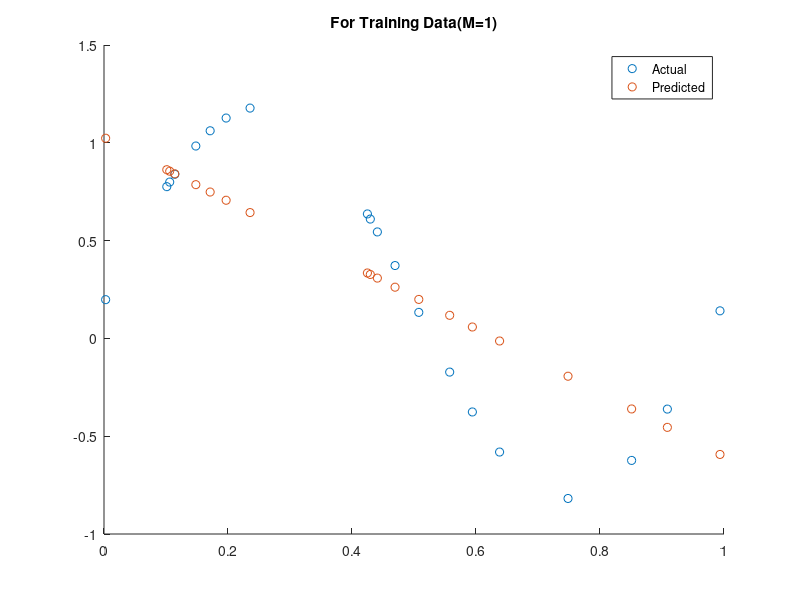
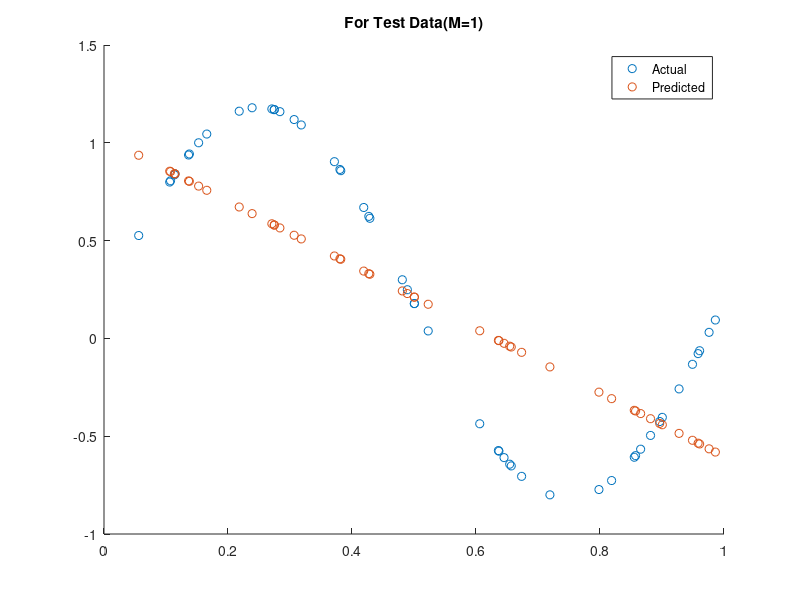
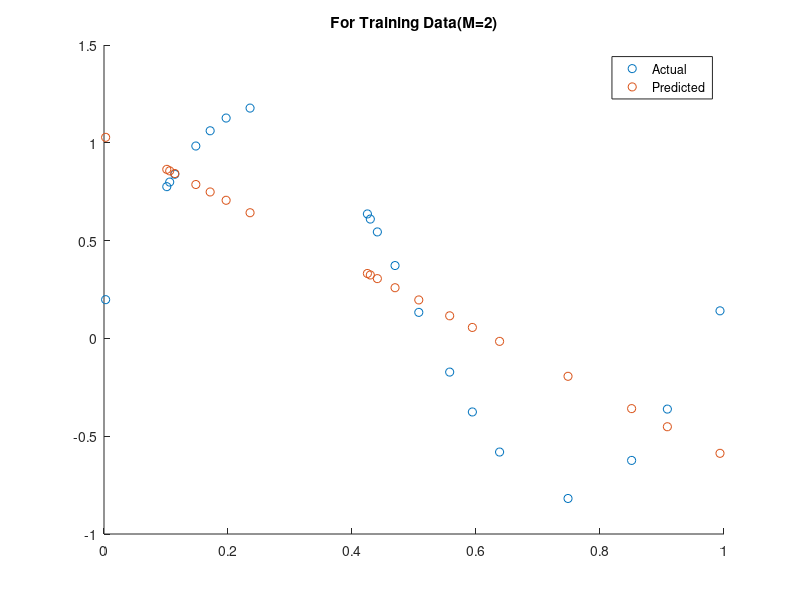
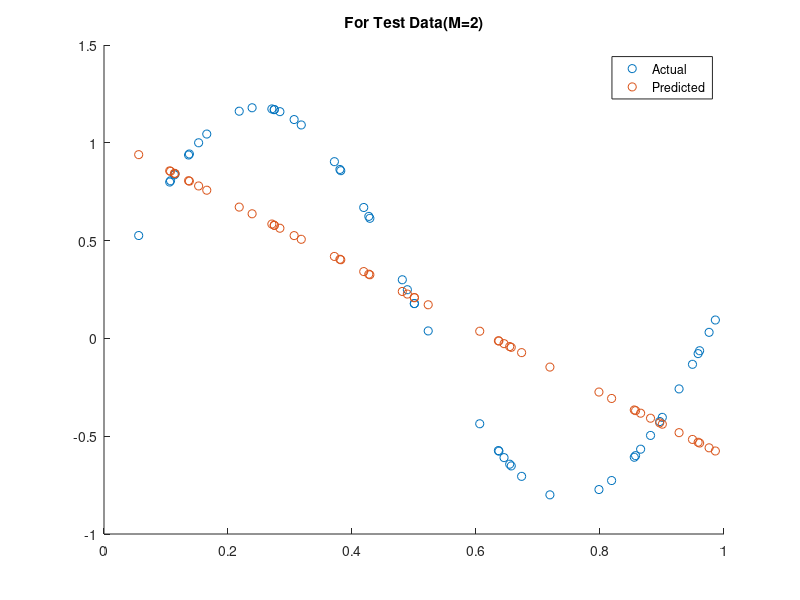

Write MATLAB code to recreate these figures, in order.
% Univariate

%%Generating 20 real numbers for variable X from the uniform distribution

x= rand(20,1);
x=sort(x);

%%Constructing Training set (x,y) using the given relation
epsilon = (0.25).*rand(1,1);
y=sin(2*pi*x)+epsilon;

%%Constructing the Test Set
X_test= rand(50,1);
X_test=sort(X_test);
y_test=sin(2*pi*X_test)+epsilon;
%scatter(x,y,'r+'); %from the plot the relation between x & y is non-linear

%Therefore, we will use polynomial regression.

% Range of values for the value of Lambda (Regularization)
lambda_array = [2^-7,2^-6,2^-5,2^-4,2^-3,2^-2,2^-1,2^0,2^1,2^2,2^3,2^4,2^5,2^6,2^7];

% for training 
a1 = [x,ones(length(x),1)]; %M=1
a2 = [x.^2,x,ones(length(x),1)]; %M=2
a3 = [x.^3,x.^2,x,ones(length(x),1)]; % M=3
a9 = [x.^9,x.^8,x.^7,x.^6,x.^5,x.^4,x.^3,x.^2,x,ones(length(x),1)];%M=9

% for testing 
a1_t = [X_test,ones(length(X_test),1)]; %M=1
a2_t = [X_test.^2,X_test,ones(length(X_test),1)];%M=2
a3_t = [X_test.^3,X_test.^2,X_test,ones(length(X_test),1)];%M=3
a9_t = [X_test.^9,X_test.^8,X_test.^7,X_test.^6,X_test.^5,X_test.^4,X_test.^3,X_test.^2,X_test,ones(length(X_test),1)];%M=9

i1 = eye(2);
i2 = eye(3);
i3 = eye(4);
i9 = eye(10);

lambda_array = [2^-7,2^-6,2^-5,2^-4,2^-3,2^-2,2^-1,2^0,2^1,2^2,2^3,2^4,2^5,2^6,2^7];
RMSE1_array=[];
RMSE2_array=[];
RMSE3_array=[];
RMSE9_array=[];
% storing the best value of lambda for M= 1,2,3,4,5
min1=1;
min2=1;
min3=1;
min9=1;
for index = 1: 15
    
    lambda = lambda_array(index);
    
    u1 = inv(lambda*i1+a1'*a1)*a1'*y;
    u2 = inv(lambda*i2+a2'*a2)*a2'*y;
    u3 = inv(lambda*i3+a3'*a3)*a3'*y;
    u9 = inv(lambda*i9+a9'*a9)*a9'*y;

    y1 = a1*u1;
    y2 = a2*u2;
    y3 = a3*u3;
    y9 = a9*u9;
    
    RMSE_1 = (sum((y-y1).^2)/length(y)).^(0.5);
    RMSE1_array(index) = RMSE_1;
    if RMSE_1< RMSE1_array(min1)
        min1 = index;
    end
    RMSE_2 = (sum((y-y2).^2)/length(y)).^(0.5);
    RMSE2_array(index) = RMSE_2;
    if RMSE_2< RMSE2_array(min2)
        min2 = index;
    end

    RMSE_3 = (sum((y-y3).^2)/length(y)).^(0.5);
    RMSE3_array(index) = RMSE_3;
    if RMSE_3< RMSE3_array(min3)
        min3 = index;
    end
    RMSE_9 = (sum((y-y9).^2)/length(y)).^(0.5);
    RMSE9_array(index) = RMSE_9;
    if RMSE_9 < RMSE9_array(min9)
        min9 = index;
    end
    
end

% Final model M= 1
u1 = inv(lambda_array(min1)*i1+a1'*a1)*a1'*y;
%prediction on training set
y1 = a1*u1;
RMSE_1 = (sum((y-y1).^2)/length(y)).^(0.5);

figure;
scatter(x,y,'r+');
hold on;
scatter(x,y1,'b+');
legend("Actual","Predicted")
title("For Training Data(M=1)")

%prediction on test set
yt1 = a1_t*u1;
RMSE_T1 = (sum((y_test-yt1).^2)/length(y_test)).^(0.5);

figure;
scatter(X_test,y_test,'r+');
hold on;
scatter(X_test,yt1,'b+');
legend("Actual","Predicted")
title("For Test Data(M=1)")

    
% Final model M= 2
u2 = inv(lambda_array(min2)*i2+a2'*a2)*a2'*y;
%prediction on training set
y2 = a2*u2;
RMSE_2 = (sum((y-y2).^2)/length(y)).^(0.5);

figure;
scatter(x,y,'r+');
hold on;
scatter(x,y2,'b+');
legend("Actual","Predicted")
title("For Training Data(M=2)")

%prediction on test set
yt2 = a2_t*u2;
RMSE_T2 = (sum((y_test-yt2).^2)/length(y_test)).^(0.5);

figure;
scatter(X_test,y_test,'r+');
hold on;
scatter(X_test,yt2,'b+');
legend("Actual","Predicted")
title("For Test Data(M=2)")

% Final model M= 3
u3 = inv(lambda_array(min3)*i3+a3'*a3)*a3'*y;
%prediction on training set
y3 = a3*u3;
RMSE_3 = (sum((y-y3).^2)/length(y)).^(0.5);

figure;
scatter(x,y,'r+');
hold on;
scatter(x,y3,'b+');
legend("Actual","Predicted")
title("For Training Data(M=3)")

%prediction on test set
yt3 = a3_t*u3;
RMSE_T3 = (sum((y_test-yt3).^2)/length(y_test)).^(0.5);

figure;
scatter(X_test,y_test,'r+');
hold on;
scatter(X_test,yt3,'b+');
legend("Actual","Predicted")
title("For Test Data(M=3)")

% Final model M= 9
u9 = inv(lambda_array(min9)*i9+a9'*a9)*a9'*y;
%prediction on training set
y9 = a9*u9;
RMSE_9 = (sum((y-y9).^2)/length(y)).^(0.5);

figure;
scatter(x,y,'r+');
hold on;
scatter(x,y9,'b+');
legend("Actual","Predicted")
title("For Training Data(M=9)")

%prediction on test set
yt9 = a9_t*u9;
RMSE_T9 = (sum((y_test-yt9).^2)/length(y_test)).^(0.5);

figure;
scatter(X_test,y_test,'r+');
hold on;
scatter(X_test,yt9,'b+');
legend("Actual","Predicted")
title("For Test Data(M=9)")

%Common plotting for training
figure;
Y_by_x = sin(2*pi*x);
plot(x,Y_by_x,'k-');
hold on;
plot(x,y,"red--")
hold on;
scatter(x,y1,'blue*');
hold on;
scatter(x,y2,'green+');
hold on;
scatter(x,y3,"red")
hold on;
scatter(x,y9,"black");
xlabel("X train")
ylabel("Y Train/Y Pred")
legend("sin(2*pi*x)","Y Train","M= 1","M=2","M= 3","M= 9")

%Common plotting for training
figure;
Y_by_Xt = sin(2*pi*X_test);
plot(X_test,Y_by_Xt,'k-');
hold on;
plot(X_test,y_test,"red--")
hold on;
scatter(X_test,yt1,'blue*');
hold on;
scatter(X_test,yt2,'green+');
hold on;
scatter(X_test,yt3,"red")
hold on;
scatter(X_test,yt9,"black");
xlabel("X test")
ylabel("Y Test/Y Pred")
legend("sin(2*pi*Xtest)","Y Test","M= 1","M=2","M= 3","M= 9")






